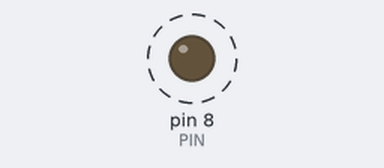
Recording of a sketch running on a simulated Arduino Uno, built with avr-gcc and run on an emulated ATmega328P. Shown: output pins drawn as LEDs (lit = HIGH). Wiring (inferred from the names in the program): WS2812 LEDs: data pin 19. Dashed ring = blinking. What the sketch prints to the serial monitor is not drawn.

Above: at 0.06 s.
Timing chart, 0 to 3.0 s (numbered marks = the images above):
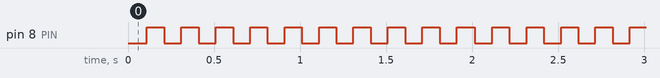

The sketch:

Test_outputs.ino
```cpp
//test ports pour platine HVSP
//test des entrées/sortie et I2C_Scanner
//Oled Screen 0x3C
//Ram 0x50

#include <avr/io.h>       // for GPIO
#include <avr/pgmspace.h> // to store data in programm memory
#include <util/delay.h>   // for delays
#include <Wire.h>

/* Rappel connections :
#define RST_PIN   PB5 //13 // 12V !RESET                       Pin 1 of target device
#define SCI_PIN   PB4 //12 // Serial Clock Input (SCI)         Pin 2 of target device
#define SDO_PIN   PB3 //11 // Serial Data Output (SDO)         Pin 7 of target device
#define SII_PIN   PB2 //10 // Serial Instruction Input (SII)   Pin 6 of target device
#define SDI_PIN   PB1 //9  // Serial Data Input (SDI)          Pin 5 of target device
#define VCC_PIN   PB0 //8  // Target VCC                       Pin 8 of target device
#define I2C_SCL   PC5 // I2C Serial Clock (SCK)
#define I2C_SDA   PC4 // I2C Serial Data (SDA)
#define BUTTON    PD7 // OK-Button
*/
int boucle;

#define PIN PB0

#define I2C_SCL   PC5 // I2C Serial Clock (SCK)
#define I2C_SDA   PC4 // I2C Serial Data (SDA)

// ===================================================================================
// I2C Implementation
// ===================================================================================

// I2C macros
#define I2C_SDA_HIGH()  DDRC &= ~(1<<I2C_SDA) // release SDA   -> pulled HIGH by resistor
#define I2C_SDA_LOW()   DDRC |=  (1<<I2C_SDA) // SDA as output -> pulled LOW  by MCU
#define I2C_SCL_HIGH()  DDRC &= ~(1<<I2C_SCL) // release SCL   -> pulled HIGH by resistor
#define I2C_SCL_LOW()   DDRC |=  (1<<I2C_SCL) // SCL as output -> pulled LOW  by MCU
#define I2C_DELAY()     asm("lpm")            // delay 3 clock cycles
#define I2C_CLOCKOUT()  I2C_SCL_HIGH();I2C_DELAY();I2C_SCL_LOW()  // clock out

// I2C init function
void I2C_init(void) {
  DDRC  &= ~((1<<I2C_SDA)|(1<<I2C_SCL));  // pins as input (HIGH-Z) -> lines released
  PORTC &= ~((1<<I2C_SDA)|(1<<I2C_SCL));  // should be LOW when as ouput
}

// I2C transmit one data byte to the slave, ignore ACK bit, no clock stretching allowed
void I2C_write(uint8_t data) {
  for(uint8_t i = 8; i; i--, data<<=1) {  // transmit 8 bits, MSB first
    (data & 0x80) ? (I2C_SDA_HIGH()) : (I2C_SDA_LOW());  // SDA HIGH if bit is 1
    I2C_CLOCKOUT();                       // clock out -> slave reads the bit
  }
  I2C_DELAY();                            // delay 3 clock cycles
  I2C_SDA_HIGH();                         // release SDA for ACK bit of slave
  I2C_CLOCKOUT();                         // 9th clock pulse is for the ignored ACK bit
}

// I2C start transmission
void I2C_start(uint8_t addr) {
  I2C_SDA_LOW();                          // start condition: SDA goes LOW first
  I2C_SCL_LOW();                          // start condition: SCL goes LOW second
  I2C_write(addr);                        // send slave address
}

// I2C stop transmission
void I2C_stop(void) {
  I2C_SDA_LOW();                          // prepare SDA for LOW to HIGH transition
  I2C_SCL_HIGH();                         // stop condition: SCL goes HIGH first
  I2C_SDA_HIGH();                         // stop condition: SDA goes HIGH second
}

// ===================================================================================
// OLED Implementation
// ===================================================================================

// OLED definitions
#define OLED_ADDR       0x78              // OLED write address
#define OLED_CMD_MODE   0x00              // set command mode
#define OLED_DAT_MODE   0x40              // set data mode
#define OLED_INIT_LEN   9                 // length of init command array

// OLED 5x8 pixels character set
const uint8_t OLED_FONT[] PROGMEM = {
  0x00, 0x00, 0x00, 0x00, 0x00, 0x00, 0x00, 0x2F, 0x00, 0x00, 0x00, 0x07, 0x00, 0x07, 0x00,
  0x14, 0x7F, 0x14, 0x7F, 0x14, 0x24, 0x2A, 0x7F, 0x2A, 0x12, 0x23, 0x13, 0x08, 0x64, 0x62,
  0x36, 0x49, 0x55, 0x22, 0x50, 0x00, 0x05, 0x03, 0x00, 0x00, 0x00, 0x1C, 0x22, 0x41, 0x00,
  0x00, 0x41, 0x22, 0x1C, 0x00, 0x14, 0x08, 0x3E, 0x08, 0x14, 0x08, 0x08, 0x3E, 0x08, 0x08,
  0x00, 0x00, 0xA0, 0x60, 0x00, 0x08, 0x08, 0x08, 0x08, 0x08, 0x00, 0x60, 0x60, 0x00, 0x00,
  0x20, 0x10, 0x08, 0x04, 0x02, 0x3E, 0x51, 0x49, 0x45, 0x3E, 0x00, 0x42, 0x7F, 0x40, 0x00,
  0x42, 0x61, 0x51, 0x49, 0x46, 0x21, 0x41, 0x45, 0x4B, 0x31, 0x18, 0x14, 0x12, 0x7F, 0x10,
  0x27, 0x45, 0x45, 0x45, 0x39, 0x3C, 0x4A, 0x49, 0x49, 0x30, 0x01, 0x71, 0x09, 0x05, 0x03,
  0x36, 0x49, 0x49, 0x49, 0x36, 0x06, 0x49, 0x49, 0x29, 0x1E, 0x00, 0x36, 0x36, 0x00, 0x00,
  0x00, 0x56, 0x36, 0x00, 0x00, 0x08, 0x14, 0x22, 0x41, 0x00, 0x14, 0x14, 0x14, 0x14, 0x14,
  0x00, 0x41, 0x22, 0x14, 0x08, 0x02, 0x01, 0x51, 0x09, 0x06, 0x32, 0x49, 0x59, 0x51, 0x3E,
  0x7C, 0x12, 0x11, 0x12, 0x7C, 0x7F, 0x49, 0x49, 0x49, 0x36, 0x3E, 0x41, 0x41, 0x41, 0x22,
  0x7F, 0x41, 0x41, 0x22, 0x1C, 0x7F, 0x49, 0x49, 0x49, 0x41, 0x7F, 0x09, 0x09, 0x09, 0x01,
  0x3E, 0x41, 0x49, 0x49, 0x7A, 0x7F, 0x08, 0x08, 0x08, 0x7F, 0x00, 0x41, 0x7F, 0x41, 0x00,
  0x20, 0x40, 0x41, 0x3F, 0x01, 0x7F, 0x08, 0x14, 0x22, 0x41, 0x7F, 0x40, 0x40, 0x40, 0x40,
  0x7F, 0x02, 0x0C, 0x02, 0x7F, 0x7F, 0x04, 0x08, 0x10, 0x7F, 0x3E, 0x41, 0x41, 0x41, 0x3E,
  0x7F, 0x09, 0x09, 0x09, 0x06, 0x3E, 0x41, 0x51, 0x21, 0x5E, 0x7F, 0x09, 0x19, 0x29, 0x46,
  0x46, 0x49, 0x49, 0x49, 0x31, 0x01, 0x01, 0x7F, 0x01, 0x01, 0x3F, 0x40, 0x40, 0x40, 0x3F,
  0x1F, 0x20, 0x40, 0x20, 0x1F, 0x3F, 0x40, 0x38, 0x40, 0x3F, 0x63, 0x14, 0x08, 0x14, 0x63,
  0x07, 0x08, 0x70, 0x08, 0x07, 0x61, 0x51, 0x49, 0x45, 0x43, 0x00, 0x7F, 0x41, 0x41, 0x00,
  0x02, 0x04, 0x08, 0x10, 0x20, 0x00, 0x41, 0x41, 0x7F, 0x00, 0x04, 0x02, 0x01, 0x02, 0x04,
  0x40, 0x40, 0x40, 0x40, 0x40, 0x00, 0x01, 0x02, 0x04, 0x00, 0x20, 0x54, 0x54, 0x54, 0x78,
  0x7F, 0x48, 0x44, 0x44, 0x38, 0x38, 0x44, 0x44, 0x44, 0x20, 0x38, 0x44, 0x44, 0x48, 0x7F,
  0x38, 0x54, 0x54, 0x54, 0x18, 0x08, 0x7E, 0x09, 0x01, 0x02, 0x18, 0xA4, 0xA4, 0xA4, 0x7C,
  0x7F, 0x08, 0x04, 0x04, 0x78, 0x00, 0x44, 0x7D, 0x40, 0x00, 0x40, 0x80, 0x84, 0x7D, 0x00,
  0x7F, 0x10, 0x28, 0x44, 0x00, 0x00, 0x41, 0x7F, 0x40, 0x00, 0x7C, 0x04, 0x18, 0x04, 0x78,
  0x7C, 0x08, 0x04, 0x04, 0x78, 0x38, 0x44, 0x44, 0x44, 0x38, 0xFC, 0x24, 0x24, 0x24, 0x18,
  0x18, 0x24, 0x24, 0x18, 0xFC, 0x7C, 0x08, 0x04, 0x04, 0x08, 0x48, 0x54, 0x54, 0x54, 0x20,
  0x04, 0x3F, 0x44, 0x40, 0x20, 0x3C, 0x40, 0x40, 0x20, 0x7C, 0x1C, 0x20, 0x40, 0x20, 0x1C,
  0x3C, 0x40, 0x30, 0x40, 0x3C, 0x44, 0x28, 0x10, 0x28, 0x44, 0x1C, 0xA0, 0xA0, 0xA0, 0x7C,
  0x44, 0x64, 0x54, 0x4C, 0x44, 0x08, 0x36, 0x41, 0x41, 0x00, 0x00, 0x00, 0x7F, 0x00, 0x00,
  0x00, 0x41, 0x41, 0x36, 0x08, 0x08, 0x04, 0x08, 0x10, 0x08, 0xFF, 0xFF, 0xFF, 0xFF, 0xFF
};

// OLED init settings
const uint8_t OLED_INIT_CMD[] PROGMEM = {
  0xC8, 0xA1,   // flip screen
  0xA8, 0x1F,   // set multiplex ratio
  0xDA, 0x02,   // set com pins hardware configuration
  0x8D, 0x14,   // set DC-DC enable
  0xAF          // display on
};

// OLED variables
uint8_t OLED_x, OLED_y;                   // current cursor position

// OLED init function
void OLED_init(void) {
  I2C_init();                             // initialize I2C first
  I2C_start(OLED_ADDR);                   // start transmission to OLED
  I2C_write(OLED_CMD_MODE);               // set command mode
  for(uint8_t i = 0; i < OLED_INIT_LEN; i++)
    I2C_write(pgm_read_byte(&OLED_INIT_CMD[i])); // send the command bytes
  I2C_stop();                             // stop transmission
}

// OLED set the cursor
void OLED_setCursor(uint8_t xpos, uint8_t ypos) {
  I2C_start(OLED_ADDR);                   // start transmission to OLED
  I2C_write(OLED_CMD_MODE);               // set command mode
  I2C_write(xpos & 0x0F);                 // set low nibble of start column
  I2C_write(0x10 | (xpos >> 4));          // set high nibble of start column
  I2C_write(0xB0 | (ypos & 0x07));        // set start page
  I2C_stop();                             // stop transmission
  OLED_x = xpos; OLED_y = ypos;           // set the cursor variables
}

// OLED clear line
void OLED_clearLine(uint8_t line) {
  OLED_setCursor(0, line);                // set cursor to line start
  I2C_start(OLED_ADDR);                   // start transmission to OLED
  I2C_write(OLED_DAT_MODE);               // set data mode
  for(uint8_t i=128; i; i--) I2C_write(0x00); // clear the line
  I2C_stop();                             // stop transmission
}

// OLED clear screen
void OLED_clearScreen(void) {
  for(uint8_t i=0; i<4; i++)              // 4 lines
    OLED_clearLine(i);                    // clear line
}

// OLED print a single character
void OLED_printChar(char c) {
  uint16_t ptr = c - 32;                  // character pointer
  ptr += ptr << 2;                        // -> ptr = (ch - 32) * 5;
  I2C_write(0x00);                        // write space between characters
  for(uint8_t i=5 ; i; i--) I2C_write(pgm_read_byte(&OLED_FONT[ptr++]));
  OLED_x += 6;                            // update cursor
  if(OLED_x > 122) {                      // line end ?
    I2C_stop();                           // stop data transmission
    OLED_setCursor(0,++OLED_y);           // set next line start
    I2C_start(OLED_ADDR);                 // start transmission to OLED
    I2C_write(OLED_DAT_MODE);             // set data mode
  }
}

// OLED print a string from program memory
void OLED_printPrg(const char* p) {
  I2C_start(OLED_ADDR);                   // start transmission to OLED
  I2C_write(OLED_DAT_MODE);               // set data mode
  char ch = pgm_read_byte(p);             // read first character from program memory
  while(ch) {                             // repeat until string terminator
    OLED_printChar(ch);                   // print character on OLED
    ch = pgm_read_byte(++p);              // read next character
  }
  I2C_stop();                             // stop transmission
}

// OLED convert byte nibble into hex character and prints it
void OLED_printNibble(uint8_t nibble) {
  char c;
  if(nibble <= 9)  c = '0' + nibble;
  else             c = 'A' + nibble - 10;
  OLED_printChar(c);
}

// OLED print byte as hex
void OLED_printHex(uint8_t value) {
  I2C_start(OLED_ADDR);                   // start transmission to OLED
  I2C_write(OLED_DAT_MODE);               // set data mode
  OLED_printNibble(value >> 4);           // print high nibble
  OLED_printNibble(value & 0x0F);         // print low nibble
  I2C_stop();                             // stop transmission
}


const char TitleScreen[] PROGMEM = "Virtual  PIN : ";
const char TitlePb[] PROGMEM = "PB";
const char TitlePd[] PROGMEM = "PD";
const char TitleScreen2[] PROGMEM = "Physical PIN : ";
const char BaudScreen[]   PROGMEM = "I2Cscanner 115200 bds";

void setup() {
OLED_init();                            // setup I2C OLED
OLED_clearScreen();
OLED_setCursor(0,0);
OLED_printPrg(TitleScreen);
Serial.begin(9600);
Serial.println("\nI2C Scanner :");


switch (PIN) {
case PB0:
         DDRB  |= (1<<PIN);
         OLED_printPrg(TitlePb);
         OLED_printHex(0x00);
         OLED_setCursor(0,1);
         OLED_printPrg(TitleScreen2);
         OLED_printHex(0x08);
         OLED_setCursor(0,3);
         OLED_printPrg(BaudScreen);
         break;
case PB1:
         DDRB  |= (1<<PIN);
         OLED_printPrg(TitlePb);
         OLED_printHex(0x01);
         OLED_setCursor(0,2);
         OLED_printPrg(TitleScreen2);
         OLED_printHex(0x09);
         break;
case PB2:
         DDRB  |= (1<<PIN);
         OLED_printPrg(TitlePb);
         OLED_printHex(0x02);
         OLED_setCursor(0,2);
         OLED_printPrg(TitleScreen2);
         OLED_printHex(0x10);
         break;
case PB3:
         DDRB  |= (1<<PIN);
         OLED_printPrg(TitlePb);
         OLED_printHex(0x03);
         OLED_setCursor(0,2);
         OLED_printPrg(TitleScreen2);
         OLED_printHex(0x11);
         break;
case PB4:
         DDRB  |= (1<<PIN);
         OLED_printPrg(TitlePb);
         OLED_printHex(0x04);
         OLED_setCursor(0,2);
         OLED_printPrg(TitleScreen2);
         OLED_printHex(0x12);
         break;

case PB5:
         DDRB  |= (1<<PIN);
         OLED_printPrg(TitlePb);
         OLED_printHex(0x05);
         OLED_setCursor(0,2);
         OLED_printPrg(TitleScreen2);
         OLED_printHex(0x13);
         break;

case PD7:
         DDRD |= (1<<PIN);
         OLED_printPrg(TitlePd);
         OLED_printHex(0x07);
         OLED_setCursor(0,2);
         OLED_printPrg(TitleScreen2);
         OLED_printHex(0x07);
         break;
default:
         break;
}


}

void loop() {
  byte error, address;
  int nDevices;


switch (boucle){
  case 10:
          Serial.println("Scanning...");
          nDevices = 0;
          for(address = 1; address < 127; address++ )
          {
          Wire.beginTransmission(address);
          error = Wire.endTransmission();
          if (error == 0)
          {
          Serial.print("I2C device found at address 0x");
          if (address<16)
          Serial.print("0");
          Serial.print(address,HEX);
          Serial.println("  !");
          nDevices++;
          }
          else if (error==4)
          {
          Serial.print("Unknow error at address 0x");
          if (address<16)
          Serial.print("0");
          Serial.println(address,HEX);
          }
          }
          if (nDevices == 0)
          Serial.println("No I2C devices found\n");
          else
          Serial.println("done\n");
          boucle=0;
          break;

   default:
          boucle++;
}

  switch (PIN) {
  case PD7 :
           PORTD &= ~(1<<PIN);
           delay(100);
           PORTD |=  (1<<PIN);
           delay(100);
           break;
  default:
           PORTB &= ~(1<<PIN);
           delay(100);
           PORTB |=  (1<<PIN);
           delay(100);
           break;

}

}
```

Measured:
- by itself, pin 8 (PIN): alternates HIGH for 0.10 s and LOW for 0.10 s
